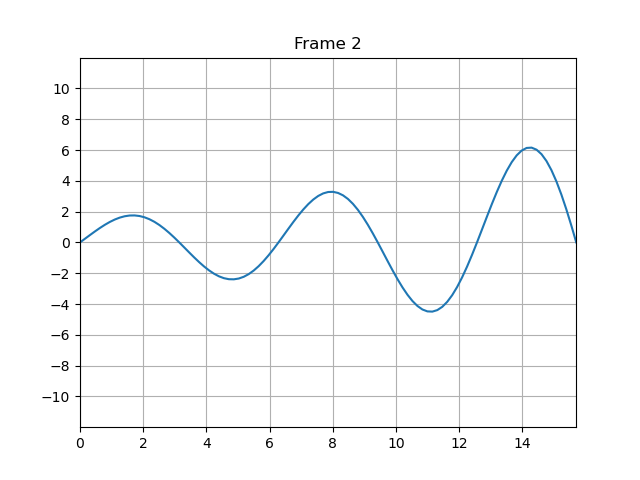

Write Python code to recreate this figure.
from numpy import linspace
import matplotlib.pyplot as plt

with open("frames.dat", 'r') as f:
    lines = f.readlines()
    for i in range(0, len(lines), 2):
        fig, ax = plt.subplots()
        ax.grid(True)
        ax.set_xlim(0, 15.7)
        ax.set_ylim(-12, 12)
        ax.set_yticks(linspace(-10, 10, 11))
        x, y = [float(a) for a in lines[i].split()], [float(a) for a in lines[i + 1].split()]
        ax.plot(x, y)
        ax.set_title(f'Frame {i//2}')
        plt.savefig(f'./frames/{i//2}.png')

# Результат можно посмотреть отдельными кадрами в папке frames или открыть гифку "2_output.gif"
